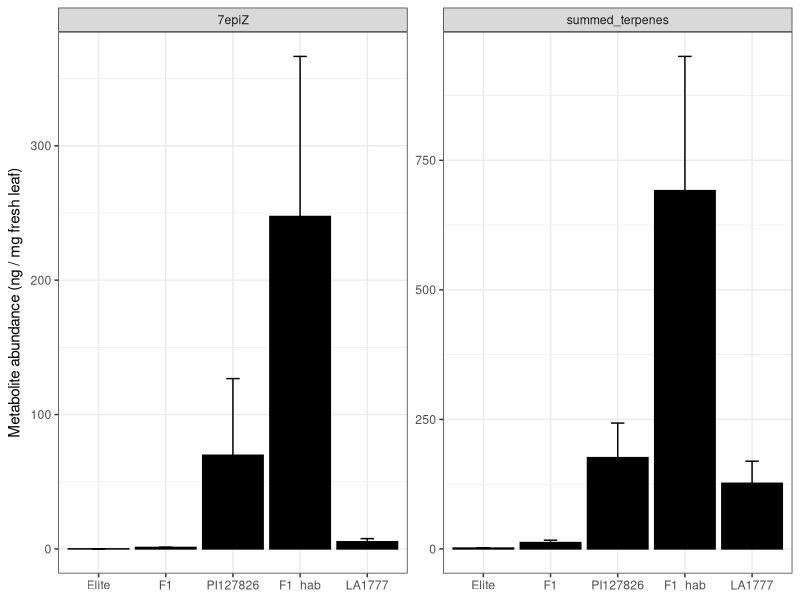
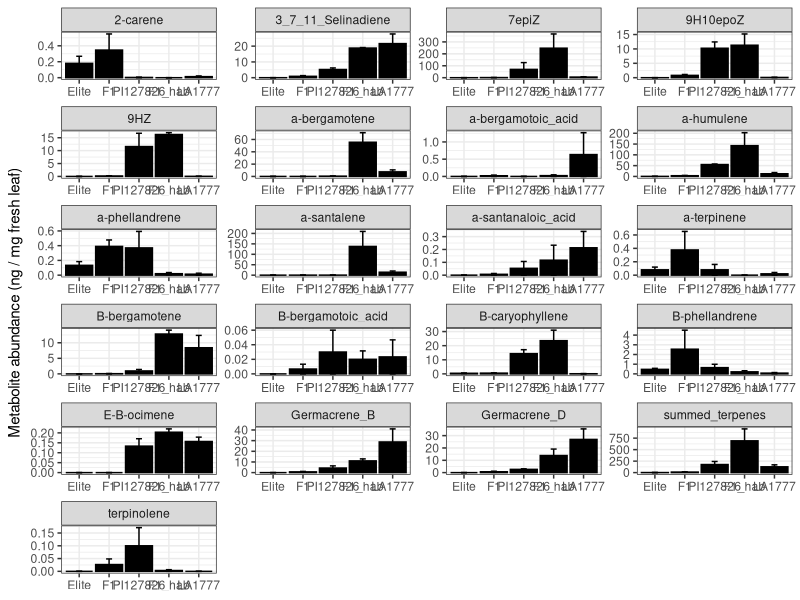

These figures' R source, in order:
library(tidyverse)
##############
# custom theme
##############
my.theme = 
  theme(text = element_text(),
        axis.text.x = element_text(size = 8, colour = "black", angle = 90),
        axis.text.y = element_text(size = 8, colour = "black"),
        axis.title.y = element_text(size = 8, colour = "black"),
        strip.background = element_blank(),
        panel.grid.major = element_blank(),
        panel.grid.minor = element_blank(),
        panel.border = element_rect(),
        panel.background = element_rect(fill = NA, color = "black"),
        strip.text.x = element_text(size=8, colour = "black")
  )+
  theme_bw()

#######

df <- read.delim("Figure_1/20200722_F1s_leafwash_ng_mg_tissue.txt", 
                       header = T, 
                       sep = "\t", 
                       dec = ".", 
                       check.names = F,
                       quote = "", # to avoid quotes around terpene names
                       stringsAsFactors = F)

# Make data tidy -> select for the right genotypes -> order the genotypes for plotting

df.long = df %>% pivot_longer(cols = 4:ncol(df), names_to = "metabolite", values_to = "value") %>% 
  filter(genotype %in% c("Elite", "F1", "PI127826",  "F1_hab", "LA1777")) %>%
  mutate(genotype = factor(genotype, 
                           levels = c("Elite", "F1", "PI127826",  "F1_hab", "LA1777"),
                           ordered = TRUE)) 

# Optional:
#calculate to nanogram metabolite per gram (instead of milligram) fresh leaf
# df.long$value = df.long$value * 1000

# calculate average values for each metabolite

df.avg = df.long %>% dplyr::group_by(genotype, metabolite) %>% dplyr::summarise(mean_value = mean(value), se = sd(value)/sqrt(3)) 

# Write average values to a table
write.table(df.avg, file = "Figure_1/average_metabolte_values.tsv", sep = "\t", row.names = FALSE)

#####################################################
# Fig 1A: plot 7-epizingiberene and summed_terpenes #
#####################################################

p.fig1a = 
df.avg %>% filter(metabolite %in% c("7epiZ", "summed_terpenes")) %>% 
  ggplot(., aes(x = genotype,
                y = mean_value)) +
  geom_bar(aes(x = genotype, 
               y = mean_value), 
           stat = "identity",
           color = "black", 
           fill = "black") +
  geom_errorbar(aes(x = genotype, 
                    ymin = mean_value - se, 
                    ymax = mean_value + se), 
                width = 0.2)+
  facet_wrap(~metabolite, scale = "free")+
  my.theme +
  xlab(NULL) + 
  ylab(expression("Metabolite abundance (ng / mg fresh leaf)"))

ggsave(file = "Figure_1/Fig1A.pdf", plot = p.fig1a, width = 9, height = 6, units = "cm")

##########################################
# Supplemental Fig S1: plot all terpenes #
##########################################
p.figS1 = 
df.avg %>%
  ggplot(., aes(x = genotype,
                y = mean_value)) +
  geom_bar(aes(x = genotype, 
               y = mean_value), 
           stat = "identity",
           color = "black", 
           fill = "black") +
  geom_errorbar(aes(x = genotype, 
                    ymin = mean_value - se, 
                    ymax = mean_value + se), 
                width = 0.2)+
  facet_wrap(~metabolite, scale = "free", ncol = 4)+
  my.theme +
  xlab(NULL) + 
  ylab(expression("Metabolite abundance (ng / mg fresh leaf)"))

ggsave(file = "Figure_1/FigS1.pdf", plot = p.figS1, width = 18, height = 25, units = "cm")
